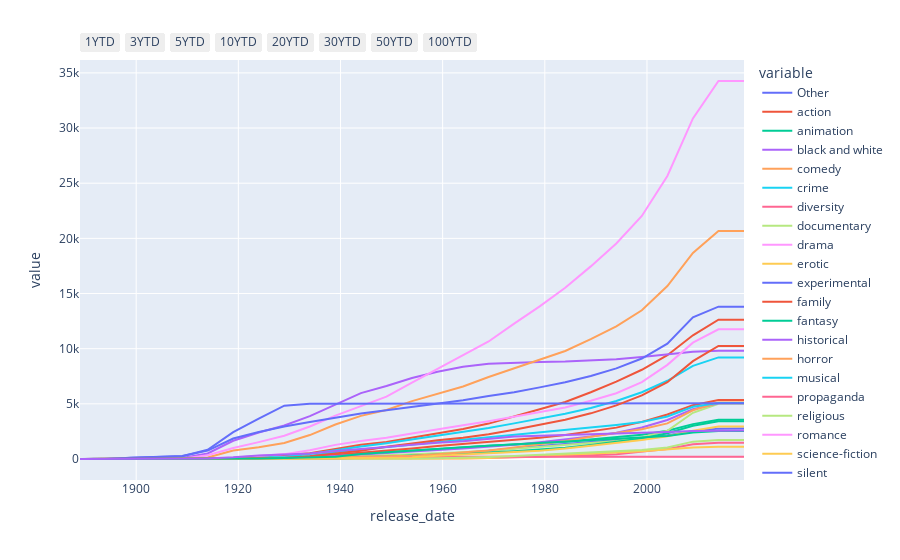

The notebook cell this image was saved under:
### Code cell
plot_line(genre_per_period(window=window,cumfunc=cumfunc,normalize=normalize,pct_change_bool=pct_change_bool))
